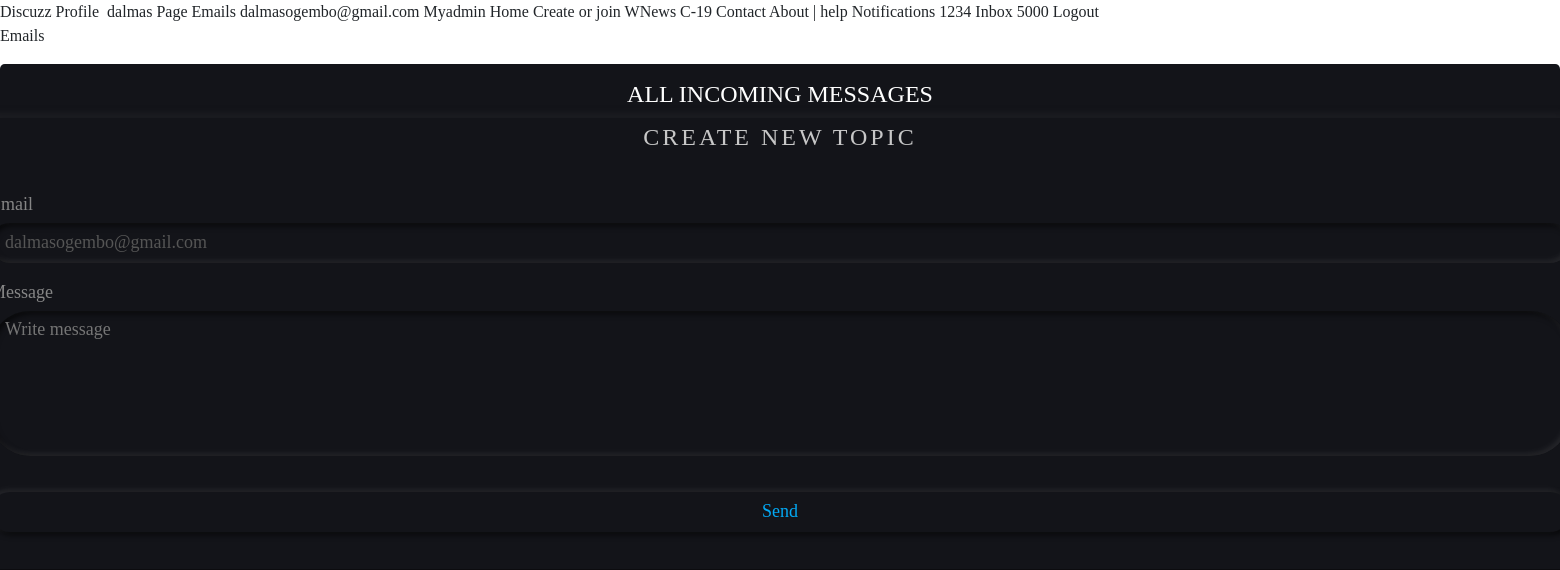
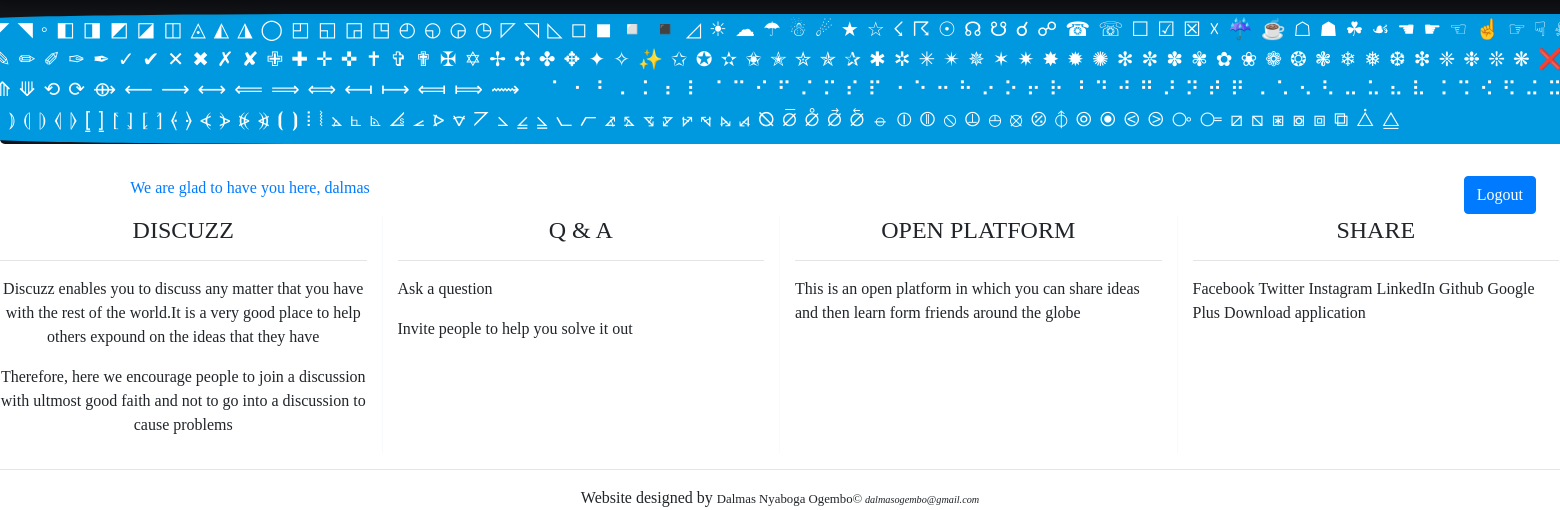
Page /emails/ (signed in) on the earlier database version (2 pictures, top to bottom).
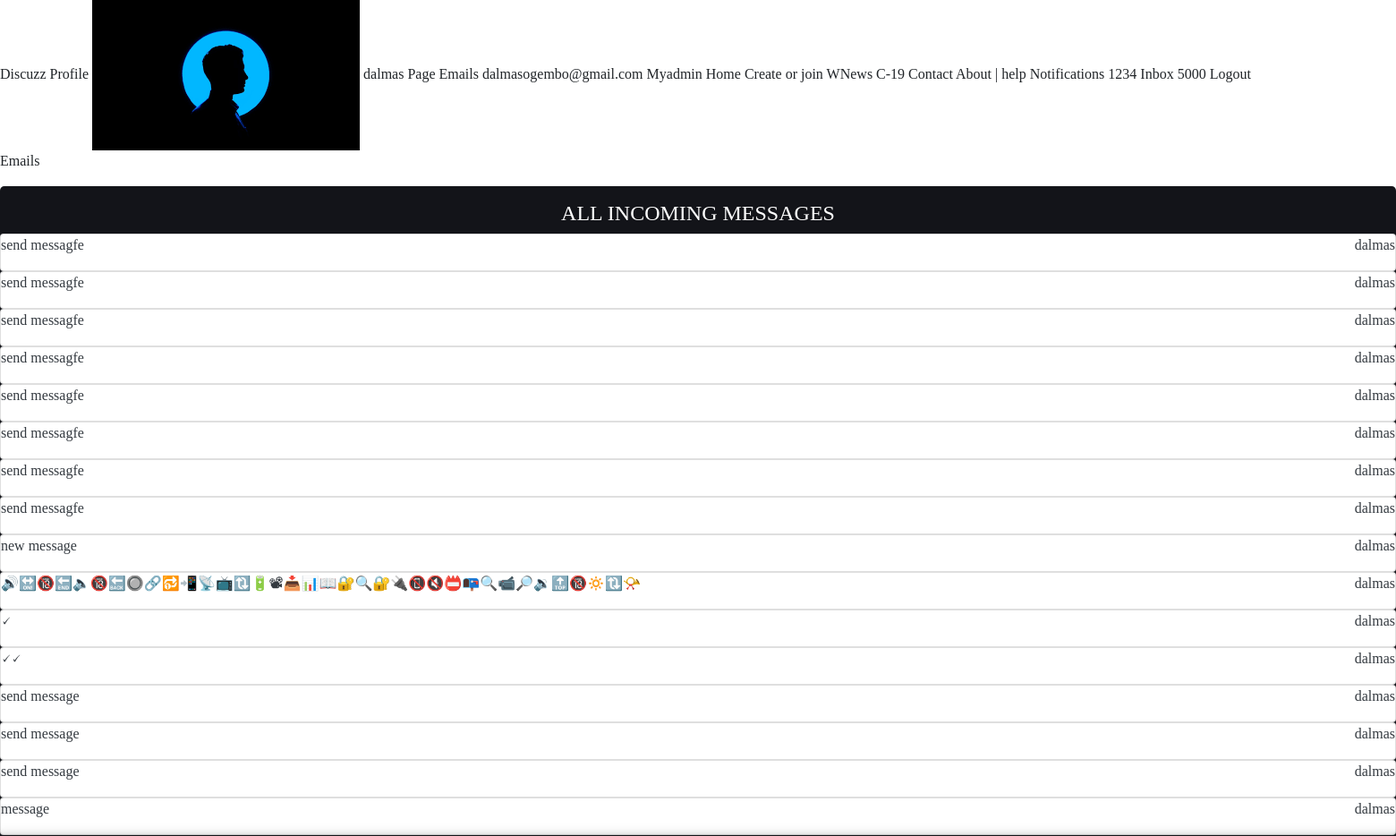
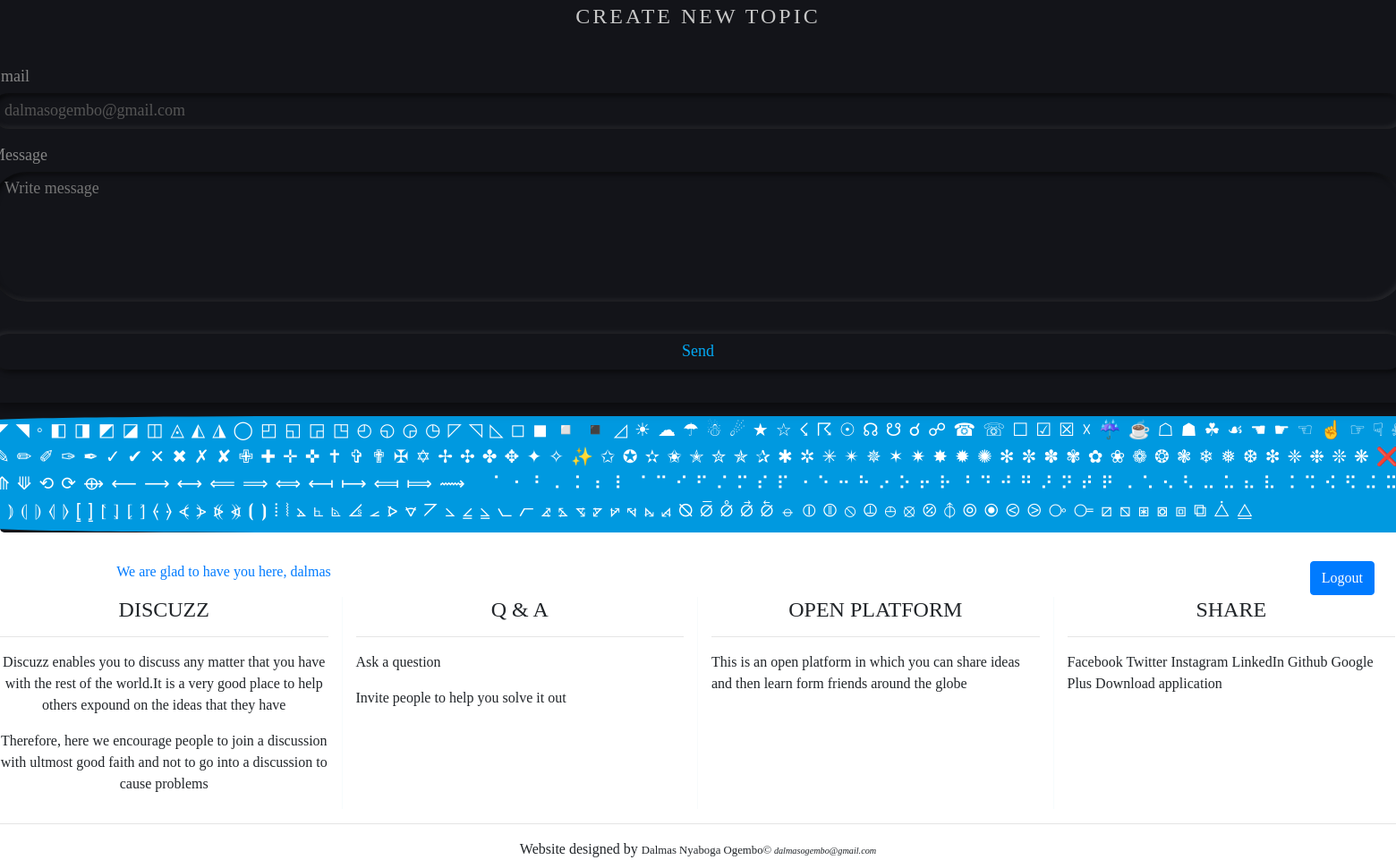
Same page on the later database version (2 pictures, top to bottom).
### account/models.py (models this page shows, shortened)
class UserExtension(models.Model):
    sheet = (
        ('prettify', 'default'),
        ('desert', 'desert'),
        ('doxy', 'doxy'),
        ('sons-of-obsidian', 'sons-of-obsidian'),
        ('sunburst', 'sunburst')
    )
    mode = (
        ('light', 'light'),
        ('dark', 'dark')
    )
    gender_choices = (
        ('male', 'Male'),
        ('female', 'Female'),
        ('other', 'Other')
    )
    languages = (
        ('Java', 'Java'),
        ('Javascript', 'Javascript'),
        ('C', 'C'),
        ('C#', 'C#'),
        ('C++', 'C++'),
        ('Objective-c', 'Objective-C'),
        ('Php', 'Php'),
        ('Python', 'Python'),
        ('Javascript', 'Javascript'),
        ('Ruby', 'Ruby'),
        ('Perl', 'Perl'),
        ('Clojure', 'Clojure'),
        ('Scala', 'Scala'),
        ('Go', 'Go'),
        ('R*', 'R*'),
        ('Tcl', 'Tcl'),
        ('Lua', 'Lua'),
        ('Bash', 'Bash'),
        ('Visual Basic.NET', 'Visual Basic.NET'),
        ('Haskel', 'Haskel'),
    )
    user = models.OneToOneField(User, default=None, on_delete=models.CASCADE, blank=True, null=True)
    style_sheet = models.TextField(null=True, blank=True, default=sheet[1][1], choices=sheet)
    mode_sheet = models.TextField(null=True, blank=True, default=mode[1][0], choices=mode)
    profile_pic = models.ImageField(blank=True,
                                    null=True,
                                    default='/default.png')
    friends = models.ManyToManyField(settings.AUTH_USER_MODEL, related_name='friends')
    friend_requests = models.ManyToManyField(settings.AUTH_USER_MODEL, related_name='friend_requests')
    location = models.CharField(default='', null=True, blank=True, max_length=100)
    phone_number = models.CharField(default='+254 7 06 522 473', null=True, blank=True, max_length=20)
    gender = models.TextField(default='Not set', blank=True, null=True, choices=gender_choices, max_length=10)
    bio = models.CharField(default='I love discuzz since it is the best discussion platform.',
                           max_length=200, blank=True, null=True)
    programming_languages = MultiSelectField(choices=languages, max_choices=20, blank=True, null=True)
    hobbies = models.CharField(blank=True, null=True, max_length=200)
    status = models.TextField(blank=True, null=True, max_length=200, default='offline')

### my_app/models.py (models this page shows, shortened)
class SendEmail(models.Model):
    choices = (
        ('unread', 'unread'),
        ('read', 'read')
    )
    state = (
        ('reply', 'reply'),
        ('replied', 'replied')
    )
    email = models.ForeignKey(User, default=None, on_delete=models.CASCADE, blank=True, null=True)
    update = models.CharField(max_length=2000)
    updateTime = models.DateTimeField(auto_now_add=True)
    status = models.TextField(choices=choices, default=choices[0][1], blank=True)
    state = models.TextField(choices=state, default=state[0][1], blank=True)

### my_app/views.py (the view)
# urls.py: path('emails/', views.email, name='emails'),
def email(request):
    all_emails = SendEmail.objects.all()
    context = {
        'all_emails': all_emails,
        'page': 'Emails'
    }
    return render(request, 'my_app/news/emails.html', context)

### templates/my_app/news/emails.html (shortened to what this page needs)
{% extends 'base.html' %} {% block content %} {% load static %}
<div class="jumbotron wnews">
    <div class="row mt-3 pt-3">
        <div class="col">
            <h4 class="text-center"> ALL INCOMING MESSAGES </h4>
        </div>
    </div>
    <div class="row">
        <div class="col-md-12 col-ms-12 all_mails">
            {% for email in all_emails %}
                <div class="card">
                    <p class="text text-dark"> <span class="float-left">{{email.update}}</span><span class="float-right"> {{email.email}} </span> </p>
                </div>
            {% endfor %}
        </div>
    </div>
    <div class="row">
        <div class="login_form_improve">
            <h4 class="text-center">Create new topic</h4>
            <form method="POST" action="/api/messageUs/" id="send_us_message_form">
                <fieldset>
                    <div class="form-group col-md-12 inputBox response-message-us">
                    </div>
                    <div class="form-row input">
                        <div class="form-group col-md-12 inputBox">
                            <label for="uid">Email</label>
                            <input type="email" class="" name="email" id="uid" required placeholder="{{ user.email }}">
                        </div>
                        <div class="form-group col-md-12 inputBox">
                            <label for="reply">Message</label>
                            <textarea name="updatemsg" id="reply" class="inputBox " accesskey="r" rows="5" cols="40" placeholder="Write message" required></textarea>
                        </div>
                        <div class="form-group col-md-12 inputBox">
                            <input type="submit" name="" value="Send">
                        </div>
                    </div>
                </fieldset>
            </form>
        </div>
    </div>
    <div class="row">
        <div class="field"></div>
    </div>
</div>
{% endblock %}

### templates/base.html (shortened to what this page needs)
<html>
{% load static %}
<head>
    <link href="https://stackpath.bootstrapcdn.com/font-awesome/4.7.0/css/font-awesome.min.css" rel="stylesheet"
>
    <link rel="stylesheet" href="https://cdn.jsdelivr.net/npm/@ionic/core/css/ionic.bundle.css"/>
    <link rel="stylesheet" href="{% static 'ser.css' %}">
    <link rel="stylesheet" href="{% static 'bootstrap.css' %}">
    <link rel="stylesheet" href="/static/google-code-prettify/skins/{{ user.userextension.style_sheet }}.css">
</head>
<body>
    <ion-app class="{{user.userextension.mode_sheet}}-theme" mode="ios">
    <ion-menu side="start" content-id="main-content" mode="ios">
      <ion-header>
        <ion-toolbar color="">
          <ion-title color=""> Discuzz </ion-title>
        </ion-toolbar>
      </ion-header>
      <ion-content>
        <ion-list mode="ios" no-lines class="no-lines lines-none" lines="none">
            {% if user.is_authenticated %}
          <ion-card color="" href="{% url 'profile' %}" router-direction="forward">
                <ion-card-content>
                    <ion-card-subtitle class="text-center" href="{% url 'profile' %}" router-link="{% url 'profile' %}" router-direction="forward">
                        Profile
                    </ion-card-subtitle>
                    <ion-chip>
                        <ion-avatar>
                            <img src="{{ user.userextension.profile_pic.url }}">
                        </ion-avatar>
                        <ion-label>
                            {{ user.username }}
                        </ion-label>
                    </ion-chip>
                    <ion-chip class="w-100">
                        <ion-badge> Page </ion-badge>
                        <ion-label class="ion-float-right"> {{ page }} </ion-label>
                    </ion-chip>
                    <ion-chip class="w-100">
                        <ion-label> {{ user.email }} </ion-label>
                    </ion-chip>
                </ion-card-content>
            </ion-card>
            {% if user.is_superuser %}
            <ion-item href="{% url 'myadmin' %}">
                <ion-label> Myadmin </ion-label>
            </ion-item>
            {% endif %}
          <ion-item href="/" router-direction="forward">
            <ion-label>
                Home
            </ion-label>
          </ion-item>
          <ion-item href="{% url 'join' %}">
                <ion-label> Create or join </ion-label>
          </ion-item>
          <ion-item href="{% url 'wnews' %}">
            <ion-label> WNews </ion-label>
          </ion-item>
          <ion-item href="{% url 'c19' %}">
            <ion-label> C-19 </ion-label>
          </ion-item>
          <ion-item href="{% url 'contact' %}">
            <ion-label> Contact </ion-label>
          </ion-item>
            <ion-item href="{% url 'about' %}">
            <ion-label> About | help </ion-label>
          </ion-item>
            <ion-item href="{% url 'notifications' %}">
            <ion-label> Notifications </ion-label>
            <ion-badge slot="end" color="vimeo"> 1234 </ion-badge>
          </ion-item>
            <ion-item href="{% url 'chat' %}">
            <ion-label> Inbox </ion-label>
            <ion-badge slot="end" color="success"> 5000 </ion-badge>
          </ion-item>
          <ion-item href="{% url 'logout' %}">
            <ion-label> Logout </ion-label>
          </ion-item>
            {% endif %}
        </ion-list>
      </ion-content>
    </ion-menu>
    <div class="ion-page" id="main-content">
      <ion-header mode="ios">
        <ion-toolbar color="">
          <ion-title>
              {{ page }}
          </ion-title>
        </ion-toolbar>
      </ion-header>
      <ion-content  class="ion-no-padding ion-no-margin" color="">
        {% block content %} {% endblock %}
        <section class="">
        <div class="row">
            <div class="col-md-4">
                {% if user.is_authenticated %}
                <p class="text-center text-primary">We are glad to have you here, {{ user.username }}</p>
                {% endif %}
            </div>
            <div class="col-md-4"></div>
            <div class="col-md-4">
                {% if user.is_authenticated %}
                <a href="{% url 'logout' %}">
                    <button class="btn btn-primary btn-medium float-right mr-4">
                        Logout
                    </button>
                </a> {% else %}
                <a href="{% url 'login' %}">
                    <button class="btn btn-primary btn-medium float-right mr-4">Login</button>
                </a> {% endif %}
            </div>
        </div>
        <div class="row">
            <div class="col-md-3 b-right">
                <h4 class="text-center">DISCUZZ</h4>
                <hr>
                <p class="text-center">Discuzz enables you to discuss any matter that you have with the rest of the world.It is a very good place to help others expound on the ideas that they have</p>
                <p class="text-center">Therefore, here we encourage people to join a discussion with ultmost good faith and not to go into a discussion to cause problems</p>
            </div>
            <div class="col-md-3 b-right">
                <h4 class="text-center">Q & A</h4>
                <hr>
                <p>Ask a question</p>
                <p> Invite people to help you solve it out </p>
            </div>
            <div class="col-md-3 b-right">
                <h4 class="text-center">OPEN PLATFORM</h4>
                <hr>
                <p>This is an open platform in which you can share ideas and then learn form friends around the globe</p>
            </div>
            <div class="col-md-3 b-right">
                <h4 class="text-center">SHARE</h4>
                <hr/>
                <ion-list class="ion-no-padding" lines="none">
                    <ion-item class="ion-padding-left">
                        Facebook
                    </ion-item>
                    <ion-item class="ion-padding-left">
                        Twitter
                    </ion-item>
                    <ion-item class="ion-padding-left">
                        Instagram
                    </ion-item>
                    <ion-item class="ion-padding-left">
                        LinkedIn
                    </ion-item>
                    <ion-item class="ion-padding-left ">
                        Github
                    </ion-item>
                    <ion-item class="ion-padding-left">
                        Google Plus
                    </ion-item>
                    <ion-item class="ion-padding-left">
                        Download application
                    </ion-item>
                </ion-list>
            </div>
        </div>
        <hr>
        <div class="row">
            <div class="col text-center">
                Website designed by <small>Dalmas Nyaboga Ogembo&copy;<small><i> dalmasogembo@gmail.com</i></small></small>
            </div>
        </div>
        </section>
    </ion-content>
    </div>
  </ion-app>
</body>
</html>

### static/forms.css (style rules this page uses)
.login_form_improve { margin-bottom: 15px; position: relative; width: 100%; padding: 5px 5px 5px; background: #131419; border-radius: 10px; text-align: center; box-shadow: -5px -5px 10px rgba(255, 255, 255, 0.05), 5px 5px 15px rgba(0, 0, 0, 0.5); }
.login_form_improve h4 { color: #c7c7c7; font-weight: 500; text-transform: uppercase; letter-spacing: 3px; }
.login_form_improve .input { text-align: left; margin-top: 30px; }
.login_form_improve .input .inputBox label { display: block; color: #868686 !important; margin-bottom: 5px; font-size: 18px; }
.login_form_improve .input .inputBox input { width: 100%; height: 40px; background: #131419 !important; border: none !important; outline: none !important; border-radius: 40px !important; padding: 5px 15px; font-size: 18px; color: #03a9f4; box-shadow: inset -2px -2px 6px rgba(255, 255, 255, 0.1), inset 2px 2px 6px rgba(0, 0, 0, 0.8); }
.login_form_improve .input .inputBox input[type="submit"] { margin-top: 20px; box-shadow: -2px -2px 6px rgba(255, 255, 255, 0.1), 2px 2px 6px rgba(0, 0, 0, 0.8); }
.login_form_improve .input .inputBox textarea { background: #131419 !important; width: 100%; border: none !important; outline: none !important; border-radius: 40px !important; padding: 5px 15px; font-size: 18px; color: #03a9f4; box-shadow: inset -2px -2px 6px rgba(255, 255, 255, 0.1), inset 2px 2px 6px rgba(0, 0, 0, 0.8); }
.login_form_improve .input .inputBox input::placeholder { color: #555; font-size: 18px; }

### static/discuzz.css (style rules this page uses)
.field { background-color: #0099e0 !important; border-radius: 4%; padding: 0 0 10px 5px; }
.w-100 { width: 100%; }

### static/base.css (style rules this page uses)
.b-right { border-right: 1px solid rgba(5, 141, 175, 0.03); }

### static/wnews.css (style rules this page uses)
.wnews { background: #131419 !important; color: white; padding: 0 !important; }

Differences in the rows shown:
added SendEmail: update "send messagfe", email "dalmas"
added SendEmail: update "send messagfe", email "dalmas"
added SendEmail: update "send messagfe", email "dalmas"
added SendEmail: update "send messagfe", email "dalmas"
added SendEmail: update "send messagfe", email "dalmas"
added SendEmail: update "send messagfe", email "dalmas"
added SendEmail: update "send messagfe", email "dalmas"
added SendEmail: update "send messagfe", email "dalmas"
added SendEmail: update "new message", email "dalmas"
added SendEmail: update "🔊🔛🔞🔚🔈🔞🔙🔘🔗🔂📲📡📺🔃🔋📽📥📊📖🔐🔍🔐🔌📵🔇📛📭🔍📹🔎🔉🔝🔞🔅🔃📯", email "dalmas"
added SendEmail: update "🗸", email "dalmas"
added SendEmail: update "🗸🗸", email "dalmas"
added SendEmail: update "send message", email "dalmas"
added SendEmail: update "send message", email "dalmas"
added SendEmail: update "send message", email "dalmas"
added SendEmail: update "message", email "dalmas"
